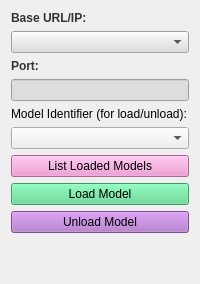
             <widget class="QWidget" name="tab_lmstudio">
              <attribute name="title">
               <string>LMStudio</string>
              </attribute>
              <layout class="QVBoxLayout" name="verticalLayout_lmstudio">
               <item>
                <widget class="QLabel" name="label_lms_ip">
                 <property name="font">
                  <font>
                   <weight>75</weight>
                   <bold>true</bold>
                  </font>
                 </property>
                 <property name="styleSheet">
                  <string notr="true">color: rgb(51, 51, 51);</string>
                 </property>
                 <property name="text">
                  <string>Base URL/IP:</string>
                 </property>
                </widget>
               </item>
               <item>
                <widget class="QComboBox" name="lmstudio_ip">
                 <property name="styleSheet">
                  <string notr="true">selection-background-color: #be8fd3;
background-color: rgb(221, 221, 221);
</string>
                 </property>
                </widget>
               </item>
               <item>
                <widget class="QLabel" name="label_lms_port">
                 <property name="font">
                  <font>
                   <weight>75</weight>
                   <bold>true</bold>
                  </font>
                 </property>
                 <property name="styleSheet">
                  <string notr="true">color: rgb(51, 51, 51);</string>
                 </property>
                 <property name="text">
                  <string>Port:</string>
                 </property>
                </widget>
               </item>
               <item>
                <widget class="QLineEdit" name="lmstudio_port">
                 <property name="styleSheet">
                  <string notr="true">background-color: rgb(221, 221, 221);
selection-background-color: #be8fd3;
</string>
                 </property>
                </widget>
               </item>
               <item>
                <widget class="QLabel" name="label_lms_model">
                 <property name="text">
                  <string>Model Identifier (for load/unload):</string>
                 </property>
                </widget>
               </item>
               <item>
                <widget class="QComboBox" name="lms_model"/>
               </item>
               <item>
                <widget class="QPushButton" name="list_btn">
                 <property name="styleSheet">
                  <string notr="true">background-color: #ef8bce; 
color: black;
</string>
                 </property>
                 <property name="text">
                  <string>List Loaded Models</string>
                 </property>
                </widget>
               </item>
               <item>
                <widget class="QPushButton" name="load_btn">
                 <property name="styleSheet">
                  <string notr="true">background-color: #54d88c; 
color: black;</string>
                 </property>
                 <property name="text">
                  <string>Load Model</string>
                 </property>
                </widget>
               </item>
               <item>
                <widget class="QPushButton" name="unload_btn">
                 <property name="styleSheet">
                  <string notr="true">background-color: #ad6dc8; 
color: black;
</string>
                 </property>
                 <property name="text">
                  <string>Unload Model</string>
                 </property>
                </widget>
               </item>
               <item>
                <spacer name="spacerItem3">
                 <property name="orientation">
                  <enum>Qt::Vertical</enum>
                 </property>
                 <property name="sizeHint" stdset="0">
                  <size>
                   <width>20</width>
                   <height>40</height>
                  </size>
                 </property>
                </spacer>
               </item>
              </layout>
             </widget>
